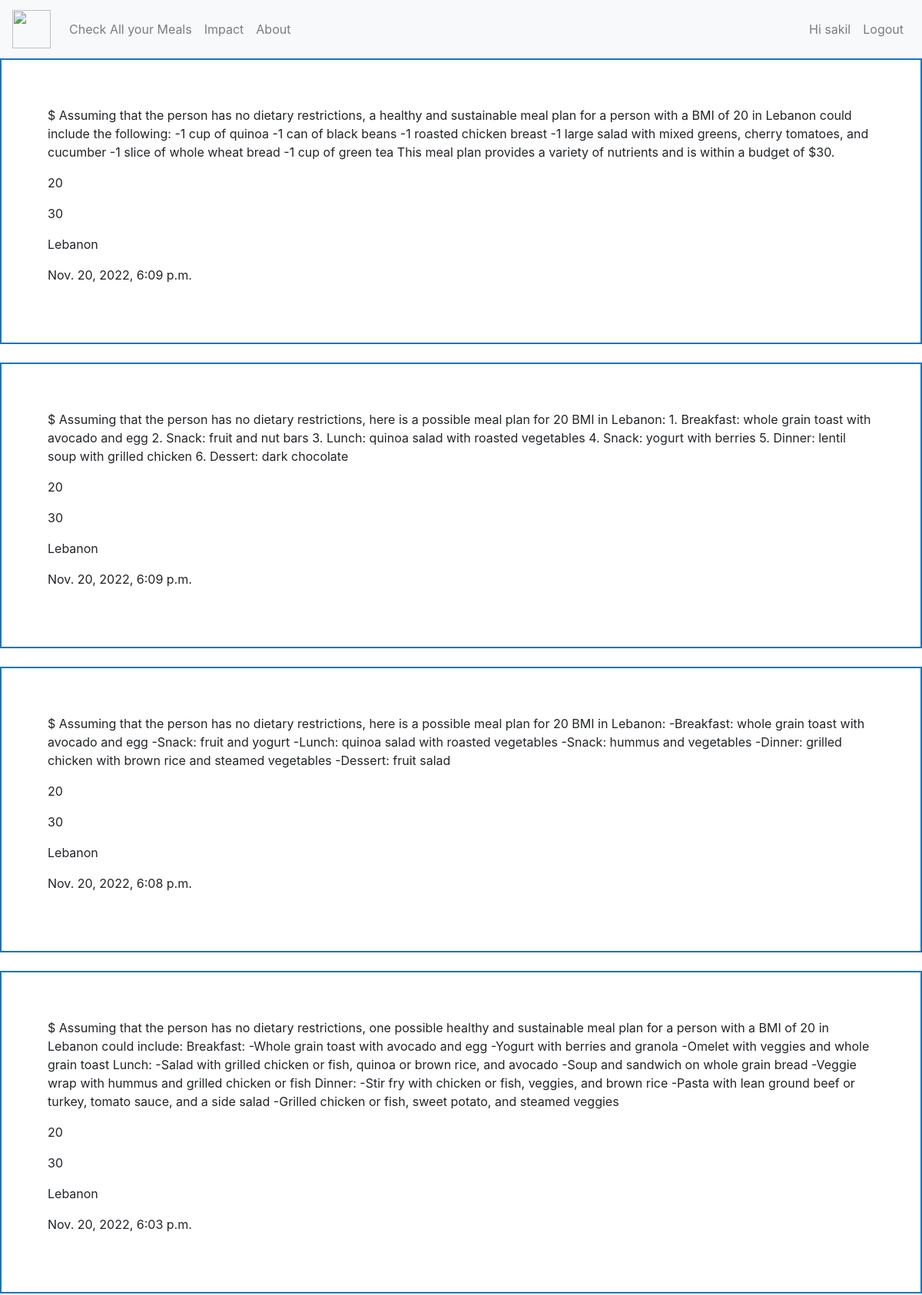
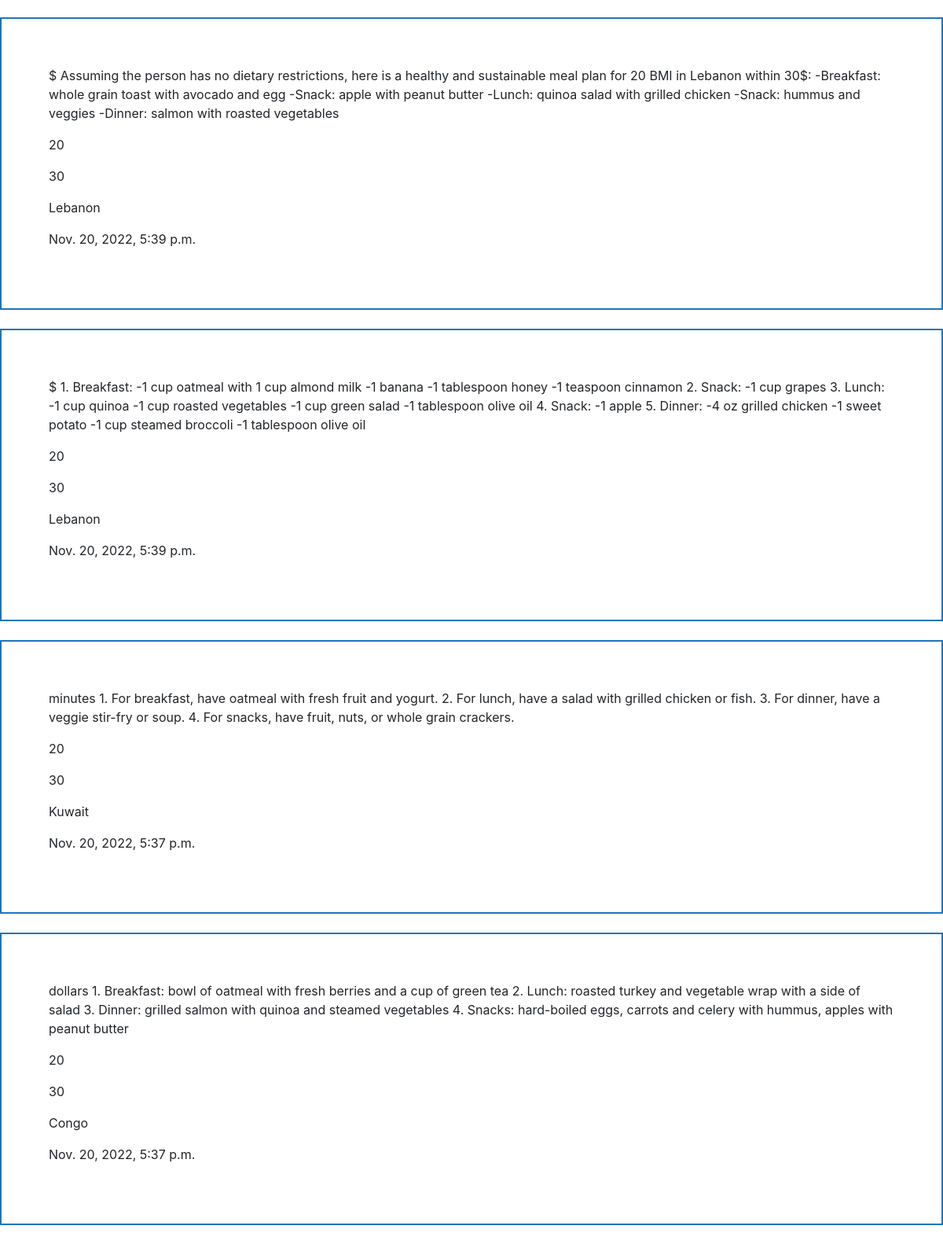
The page /usermeals/ (signed in) on the database its author committed (2 pictures, top to bottom).
### base/models.py (models this page shows)
class Meal(models.Model):
    user = models.ForeignKey(User, on_delete=models.SET_NULL, null=True)
    content = models.TextField()
    bmi = models.IntegerField()
    location = models.CharField(max_length=100)
    budget = models.IntegerField()
    created = models.DateTimeField(auto_now_add=True)
    def __str__(self):
        return self.content
    class Meta:
        ordering = ['-created']

### base/views.py (the view)
# urls.py: path('usermeals/', views.userMeals, name="userMeals"),
def userMeals(request):
    meals = Meal.objects.filter(user=request.user)
    context = {'meals': meals}
    print (meals)
    return render(request, 'base/userMeals.html', context)

### base/templates/base/userMeals.html
{% extends 'main.html' %}
{% block content %}
<div>
{% for meal in meals %}
<div style="padding: 5%; border: 2px solid #1c75bc;">
    <p>{{meal.content}}</p>
    <p>{{meal.bmi}}</p>
    <p>{{meal.budget}}</p>
    <p>{{meal.location}}</p>
    <p>{{meal.created}}</p>
</div>
<br />
{% endfor %}
</div>
{% endblock %}

### templates/main.html (shortened to what this page needs)
<link rel="stylesheet" href="https://cdn.jsdelivr.net/npm/bootstrap@4.4.1/dist/css/bootstrap.min.css">
{% include 'navbar.html' %}
{% block content %}
{% endblock content %}

### templates/navbar.html (shortened to what this page needs)
<nav class="navbar navbar-expand-sm navbar-light bg-light">
    <a class="navbar-brand" href="{% url 'home' %}"><img src="https://firebasestorage.googleapis.com/v0/b/meal-planner-c993e.appspot.com/o/static%2Fimg%2Fmeal-planning-icon%20(1).png?alt=media&token=149571f4-c4df-486e-a9ec-a2931e955114" height="50px" width="50px"/></a>
    <div class="collapse navbar-collapse" id="navbarText">
      <ul class="navbar-nav mr-auto">
        {% if request.user.is_authenticated %}
        <li class="nav-item">
          <a class="nav-link" href="{% url 'userMeals' %}">Check All your Meals</a>
        </li>
        <li class="nav-item">
          <a class="nav-link" href="/impact">Impact</a>
      </li>
      <li class="nav-item">
        <a class="nav-link" href="/about">About</a>
      </li>
        </ul>
        <ul class="navbar-nav me-auto">
          <li class="nav-item">
            <span class="nav-link">Hi {{request.user.username}}</span>
          </li>
            <li class="nav-item">
                <a class="nav-link" href="{% url 'logout' %}">Logout</a>
            </li>
        </ul>
        {% endif %}
    </div>
</nav>

### rows shown on the page
Meal: content "$ Assuming that the person has no dietary restrictions, a healthy and sustainable meal plan for a person with a BMI of 20 in Lebanon could include the following: -1 cup of quinoa -1 can of black beans -1 roasted chicken breast -1 large salad with mixed greens, cherry tomatoes, and cucumber -1 slice of whole wheat bread -1 cup of green tea This meal plan provides a variety of nutrients and is within a budget of $30.", bmi "20", budget "30", location "Lebanon", created "Nov. 20, 2022, 6:09 p.m."
Meal: content "$ Assuming that the person has no dietary restrictions, here is a possible meal plan for 20 BMI in Lebanon: 1. Breakfast: whole grain toast with avocado and egg 2. Snack: fruit and nut bars 3. Lunch: quinoa salad with roasted vegetables 4. Snack: yogurt with berries 5. Dinner: lentil soup with grilled chicken 6. Dessert: dark chocolate", bmi "20", budget "30", location "Lebanon", created "Nov. 20, 2022, 6:09 p.m."
Meal: content "$ Assuming that the person has no dietary restrictions, here is a possible meal plan for 20 BMI in Lebanon: -Breakfast: whole grain toast with avocado and egg -Snack: fruit and yogurt -Lunch: quinoa salad with roasted vegetables -Snack: hummus and vegetables -Dinner: grilled chicken with brown rice and steamed vegetables -Dessert: fruit salad", bmi "20", budget "30", location "Lebanon", created "Nov. 20, 2022, 6:08 p.m."
Meal: content "$ Assuming that the person has no dietary restrictions, one possible healthy and sustainable meal plan for a person with a BMI of 20 in Lebanon could include: Breakfast: -Whole grain toast with avocado and egg -Yogurt with berries and granola -Omelet with veggies and whole grain toast Lunch: -Salad with grilled chicken or fish, quinoa or brown rice, and avocado -Soup and sandwich on whole grain bread -Veggie wrap with hummus and grilled chicken or fish Dinner: -Stir fry with chicken or fish, veggies, and brown rice -Pasta with lean ground beef or turkey, tomato sauce, and a side salad -Grilled chicken or fish, sweet potato, and steamed veggies", bmi "20", budget "30", location "Lebanon", created "Nov. 20, 2022, 6:03 p.m."
Meal: content "$ Assuming the person has no dietary restrictions, here is a healthy and sustainable meal plan for 20 BMI in Lebanon within 30$: -Breakfast: whole grain toast with avocado and egg -Snack: apple with peanut butter -Lunch: quinoa salad with grilled chicken -Snack: hummus and veggies -Dinner: salmon with roasted vegetables", bmi "20", budget "30", location "Lebanon", created "Nov. 20, 2022, 5:39 p.m."
Meal: content "$ 1. Breakfast: -1 cup oatmeal with 1 cup almond milk -1 banana -1 tablespoon honey -1 teaspoon cinnamon 2. Snack: -1 cup grapes 3. Lunch: -1 cup quinoa -1 cup roasted vegetables -1 cup green salad -1 tablespoon olive oil 4. Snack: -1 apple 5. Dinner: -4 oz grilled chicken -1 sweet potato -1 cup steamed broccoli -1 tablespoon olive oil", bmi "20", budget "30", location "Lebanon", created "Nov. 20, 2022, 5:39 p.m."
Meal: content "minutes 1. For breakfast, have oatmeal with fresh fruit and yogurt. 2. For lunch, have a salad with grilled chicken or fish. 3. For dinner, have a veggie stir-fry or soup. 4. For snacks, have fruit, nuts, or whole grain crackers.", bmi "20", budget "30", location "Kuwait", created "Nov. 20, 2022, 5:37 p.m."
Meal: content "dollars 1. Breakfast: bowl of oatmeal with fresh berries and a cup of green tea 2. Lunch: roasted turkey and vegetable wrap with a side of salad 3. Dinner: grilled salmon with quinoa and steamed vegetables 4. Snacks: hard-boiled eggs, carrots and celery with hummus, apples with peanut butter", bmi "20", budget "30", location "Congo", created "Nov. 20, 2022, 5:37 p.m."

### other values the page prints
{{ request.user.username }} "sakil"
